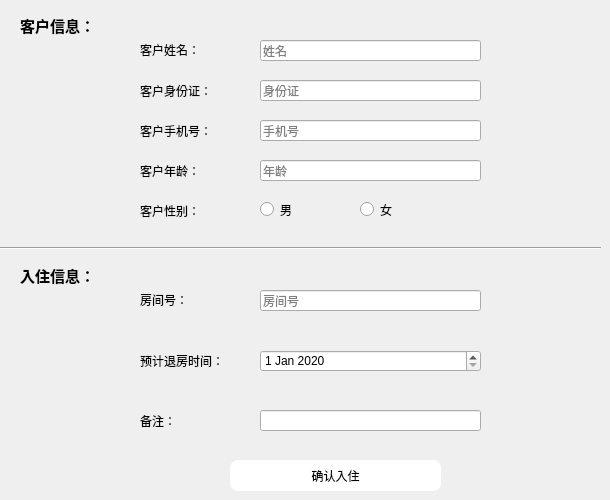
      <widget class="QWidget" name="page_6">
       <widget class="Line" name="line_4">
        <property name="geometry">
         <rect>
          <x>0</x>
          <y>240</y>
          <width>601</width>
          <height>16</height>
         </rect>
        </property>
        <property name="orientation">
         <enum>Qt::Horizontal</enum>
        </property>
       </widget>
       <widget class="QLabel" name="label">
        <property name="geometry">
         <rect>
          <x>20</x>
          <y>10</y>
          <width>91</width>
          <height>31</height>
         </rect>
        </property>
        <property name="font">
         <font>
          <family>FontAwesome</family>
          <pointsize>11</pointsize>
          <weight>75</weight>
          <bold>true</bold>
         </font>
        </property>
        <property name="text">
         <string>客户信息：</string>
        </property>
       </widget>
       <widget class="QLabel" name="label_3">
        <property name="geometry">
         <rect>
          <x>20</x>
          <y>260</y>
          <width>91</width>
          <height>31</height>
         </rect>
        </property>
        <property name="font">
         <font>
          <family>FontAwesome</family>
          <pointsize>11</pointsize>
          <weight>75</weight>
          <bold>true</bold>
         </font>
        </property>
        <property name="text">
         <string>入住信息：</string>
        </property>
       </widget>
       <widget class="QLineEdit" name="cname">
        <property name="geometry">
         <rect>
          <x>260</x>
          <y>40</y>
          <width>221</width>
          <height>21</height>
         </rect>
        </property>
        <property name="placeholderText">
         <string>姓名</string>
        </property>
       </widget>
       <widget class="QLabel" name="label_13">
        <property name="geometry">
         <rect>
          <x>140</x>
          <y>110</y>
          <width>101</width>
          <height>41</height>
         </rect>
        </property>
        <property name="styleSheet">
         <string notr="true">font: 9pt &quot;FontAwesome&quot;;</string>
        </property>
        <property name="text">
         <string>客户手机号：</string>
        </property>
       </widget>
       <widget class="QLineEdit" name="cphone">
        <property name="geometry">
         <rect>
          <x>260</x>
          <y>120</y>
          <width>221</width>
          <height>21</height>
         </rect>
        </property>
        <property name="placeholderText">
         <string>手机号</string>
        </property>
       </widget>
       <widget class="QLabel" name="label_9">
        <property name="geometry">
         <rect>
          <x>140</x>
          <y>30</y>
          <width>101</width>
          <height>40</height>
         </rect>
        </property>
        <property name="styleSheet">
         <string notr="true">font: 9pt &quot;FontAwesome&quot;;</string>
        </property>
        <property name="text">
         <string>客户姓名：</string>
        </property>
       </widget>
       <widget class="QLabel" name="label_11">
        <property name="geometry">
         <rect>
          <x>140</x>
          <y>70</y>
          <width>101</width>
          <height>41</height>
         </rect>
        </property>
        <property name="styleSheet">
         <string notr="true">font: 9pt &quot;FontAwesome&quot;;</string>
        </property>
        <property name="text">
         <string>客户身份证：</string>
        </property>
       </widget>
       <widget class="QLineEdit" name="cid">
        <property name="geometry">
         <rect>
          <x>260</x>
          <y>80</y>
          <width>221</width>
          <height>21</height>
         </rect>
        </property>
        <property name="placeholderText">
         <string>身份证</string>
        </property>
       </widget>
       <widget class="QLabel" name="label_14">
        <property name="geometry">
         <rect>
          <x>140</x>
          <y>150</y>
          <width>101</width>
          <height>41</height>
         </rect>
        </property>
        <property name="styleSheet">
         <string notr="true">font: 9pt &quot;FontAwesome&quot;;</string>
        </property>
        <property name="text">
         <string>客户年龄：</string>
        </property>
       </widget>
       <widget class="QLabel" name="label_15">
        <property name="geometry">
         <rect>
          <x>140</x>
          <y>190</y>
          <width>101</width>
          <height>41</height>
         </rect>
        </property>
        <property name="styleSheet">
         <string notr="true">font: 9pt &quot;FontAwesome&quot;;</string>
        </property>
        <property name="text">
         <string>客户性别：</string>
        </property>
       </widget>
       <widget class="QLineEdit" name="cage">
        <property name="geometry">
         <rect>
          <x>260</x>
          <y>160</y>
          <width>221</width>
          <height>21</height>
         </rect>
        </property>
        <property name="placeholderText">
         <string>年龄</string>
        </property>
       </widget>
       <widget class="QLineEdit" name="crid">
        <property name="geometry">
         <rect>
          <x>260</x>
          <y>290</y>
          <width>221</width>
          <height>21</height>
         </rect>
        </property>
        <property name="text">
         <string/>
        </property>
        <property name="placeholderText">
         <string>房间号</string>
        </property>
       </widget>
       <widget class="QLabel" name="label_10">
        <property name="geometry">
         <rect>
          <x>140</x>
          <y>280</y>
          <width>101</width>
          <height>40</height>
         </rect>
        </property>
        <property name="styleSheet">
         <string notr="true">font: 9pt &quot;FontAwesome&quot;;</string>
        </property>
        <property name="text">
         <string>房间号：</string>
        </property>
       </widget>
       <widget class="QDateEdit" name="endtime">
        <property name="geometry">
         <rect>
          <x>260</x>
          <y>350</y>
          <width>221</width>
          <height>22</height>
         </rect>
        </property>
        <property name="dateTime">
         <datetime>
          <hour>0</hour>
          <minute>0</minute>
          <second>0</second>
          <year>2020</year>
          <month>1</month>
          <day>1</day>
         </datetime>
        </property>
       </widget>
       <widget class="QLabel" name="label_16">
        <property name="geometry">
         <rect>
          <x>140</x>
          <y>340</y>
          <width>121</width>
          <height>41</height>
         </rect>
        </property>
        <property name="styleSheet">
         <string notr="true">font: 9pt &quot;FontAwesome&quot;;</string>
        </property>
        <property name="text">
         <string>预计退房时间：</string>
        </property>
       </widget>
       <widget class="QLabel" name="label_17">
        <property name="geometry">
         <rect>
          <x>140</x>
          <y>400</y>
          <width>101</width>
          <height>41</height>
         </rect>
        </property>
        <property name="styleSheet">
         <string notr="true">font: 9pt &quot;FontAwesome&quot;;</string>
        </property>
        <property name="text">
         <string>备注：</string>
        </property>
       </widget>
       <widget class="QLineEdit" name="remark">
        <property name="geometry">
         <rect>
          <x>260</x>
          <y>410</y>
          <width>221</width>
          <height>21</height>
         </rect>
        </property>
        <property name="text">
         <string/>
        </property>
        <property name="placeholderText">
         <string/>
        </property>
       </widget>
       <widget class="QPushButton" name="commitCheckin">
        <property name="geometry">
         <rect>
          <x>230</x>
          <y>460</y>
          <width>211</width>
          <height>31</height>
         </rect>
        </property>
        <property name="styleSheet">
         <string notr="true">#commitCheckin{background:#ffffff;
border-radius:8px}
#commitCheckin:hover
{
background:#4c64ba
}</string>
        </property>
        <property name="text">
         <string>确认入住</string>
        </property>
       </widget>
       <widget class="QRadioButton" name="male">
        <property name="geometry">
         <rect>
          <x>260</x>
          <y>200</y>
          <width>81</width>
          <height>19</height>
         </rect>
        </property>
        <property name="text">
         <string>男</string>
        </property>
       </widget>
       <widget class="QRadioButton" name="female">
        <property name="geometry">
         <rect>
          <x>360</x>
          <y>200</y>
          <width>115</width>
          <height>19</height>
         </rect>
        </property>
        <property name="text">
         <string>女</string>
        </property>
       </widget>
      </widget>
